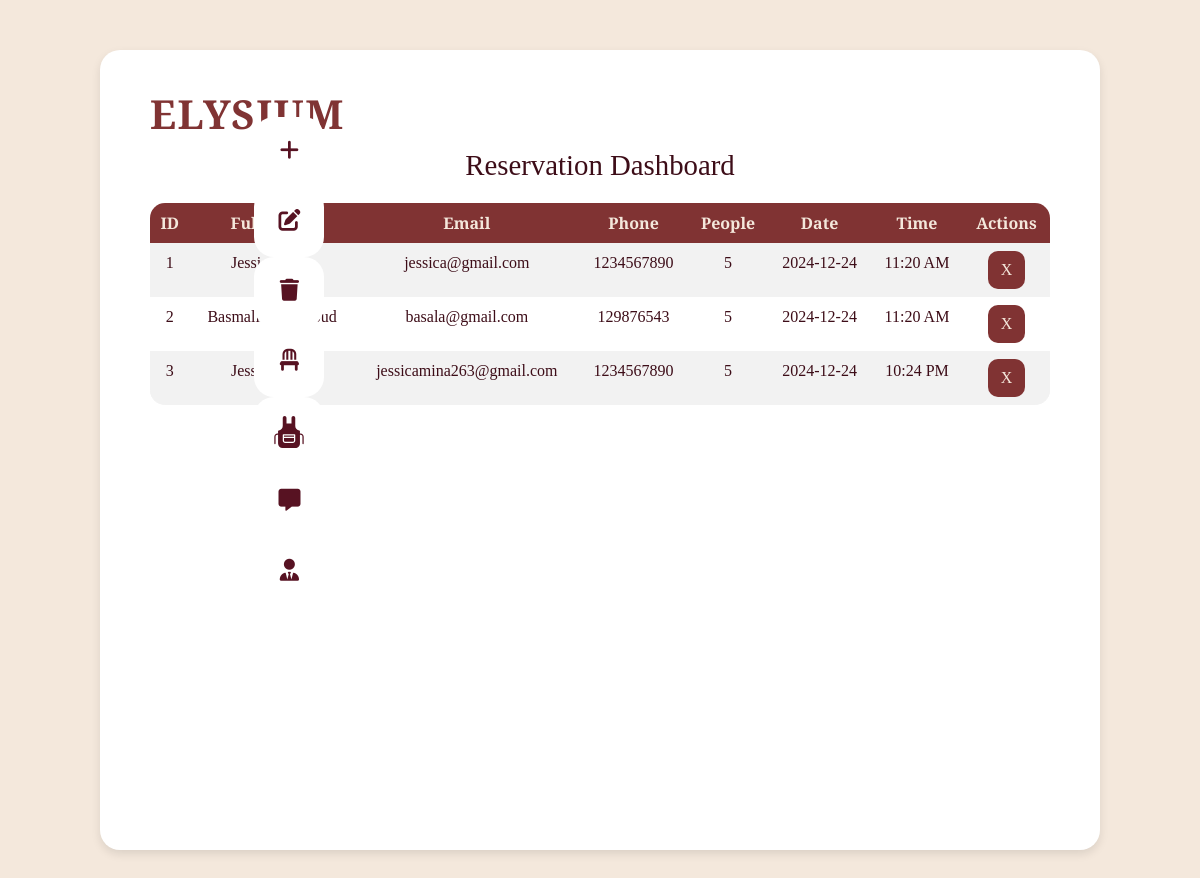
/admin/reserve/reserve.php (signed in), run on the app's committed database.
### tables this page shows
CREATE TABLE `reservations` (
  `id` int(11) NOT NULL,
  `name` varchar(50) NOT NULL,
  `email` varchar(50) NOT NULL,
  `phone` int(11) NOT NULL,
  `people` int(11) NOT NULL,
  `date` date NOT NULL,
  `time` time NOT NULL DEFAULT '00:00:00'
);

### admin/reserve/reserve.php (the view, shortened to what this page needs)
<?php
    $admin_role = $_SESSION['admin_role'];
?>
<!DOCTYPE html>
<html lang="en">
<head>
    <link rel="stylesheet" href="https://cdn.jsdelivr.net/npm/bootstrap@5.3.3/dist/css/bootstrap.min.css">
    <link rel="stylesheet" href="https://cdnjs.cloudflare.com/ajax/libs/font-awesome/6.2.0/css/all.min.css" />
    <link rel="stylesheet" href="style.css">
</head>
<body>
    <div style="display: flex; flex-direction: row;">
        <div style="display: flex; flex-direction: column;" class="divbtns">
            <button id="addButton" class="optionsbtns">
                <i class="fa-solid fa-plus"></i>
            </button>
            <button id="editButton" class="optionsbtns">
                <i class="fa-solid fa-pen-to-square"></i>
            </button>
            <button id="deleteButton" class="optionsbtns">
                <i class="fa-solid fa-trash"></i>
            </button>
            <button class="optionsbtns">
                <i class="fa-solid fa-chair"></i>
            </button>
            <?php if ($admin_role === 'super admin') { ?>
                <button id="employeeButton" class="optionsbtns">
                    <img src="../assets/apron.svg" alt="" style='width: 55%'>
                </button>
            <?php } ?>
            <button id="contactButton" class="optionsbtns">
                <i class="fa-solid fa-message"></i>
            </button>
            <?php if ($admin_role === 'super admin') { ?>
                <button id="adminButton" class="optionsbtns">
                    <i class="fa-solid fa-user-tie"></i>
                </button>
            <?php } ?>
        </div>
        <div class="dashboard-container">
            <div class="header">
                <h1>ELYSIUM</h1>
                <h2 class="title">Reservation Dashboard</h2>
            </div>
            <table class="table table-striped">
                <thead>
                    <tr>
                        <th>ID</th>
                        <th>Full Name</th>
                        <th>Email</th>
                        <th>Phone</th>
                        <th>People</th>
                        <th>Date</th>
                        <th>Time</th>
                        <th>Actions</th>
                    </tr>
                </thead>
                <tbody>
                    <?php
                        $conn = mysqli_connect("localhost", "root", "", "restaurant", 3307, "/opt/lampp/var/mysql/mysql.sock");
                        $sql = "SELECT id ,name, email, phone, people, date, DATE_FORMAT(time, '%h:%i %p') AS formatted_time
                        FROM reservations;";
                        $result = $conn->query($sql);
                        if ($result->num_rows > 0)
                        {
                            while ($row = $result->fetch_assoc())
                            {
                                echo "
                                    <tr>
                                        <td>" . $row['id'] . "</td>
                                        <td>" . $row['name'] . "</td>
                                        <td>" . $row['email'] . "</td>
                                        <td>" . $row['phone'] . "</td>
                                        <td>" . $row['people'] . "</td>
                                        <td>" . $row['date'] . "</td>
                                        <td>" . $row['formatted_time'] . "</td>
                                        <td>
                                            <form method='POST' action='delete_reservation.php' style='display:inline;'>
                                                <input type='hidden' name='id' value='" . $row['id'] . "'>
                                                <button type='submit' class='btn custom-delete-btn' style='background-color: #803333; color: #f4e8dc; border-radius: 10px'>X</button>
                                            </form>
                                        </td>
                                    </tr>";
                            }
                        }
                        else
                        {
                            echo "<tr><td colspan='7' class='text-center'>No reservations found</td></tr>";
                        }
                    ?>
                </tbody>
            </table>
        </div>
</body>
</html>

### admin/reserve/style.css (style rules this page uses)
html { scroll-behavior: smooth; }
body { font-family: 'Playfair Display', serif; background-color: #f4e8dc; color: #3d0d18; margin: 0; padding: 0; }
.dashboard-container { margin: 50px auto; background: white; padding: 40px 50px; border-radius: 20px; width: 90%; max-width: 1000px; height: 800px; box-shadow: 0 4px 10px rgba(0, 0, 0, 0.1); }
.header h1 { font-family: 'Cinzel Decorative', serif; font-size: 2.5rem; color: #803333; text-align: left; margin-bottom: 10px; font-weight: bold; letter-spacing: 1.5px; }
.header h2.title { text-align: center; font-size: 1.8rem; color: #3d0d18; margin-bottom: 20px; }
.table th { background-color: #803333; color: #f4e8dc; border: none; }
.table-striped tbody tr:nth-of-type(odd) { background-color: #f2f2f2; }
.table-striped tbody tr:nth-of-type(even) { background-color: #ffffff; }
.table td, .table th { text-align: center; border: none; }
.table td { color: #3d0d18; }
.table { border-radius: 15px; overflow: hidden; }
.optionsbtns { width: 70px; height: 70px; background-color: white; border: 0; border-radius: 20px; cursor: pointer; transition: background-color 0.3s ease; }
.optionsbtns i { font-size: 22px; color: #571222; }
.divbtns { position: absolute; left: 21.2%; top: 13%; }

### data on the page
reservations: id "1", name "Jessica…", email "jessica@gmail.com", phone "1234567890", people "5", date "2024-12-24", formatted_time "11:20 AM"
reservations: id "2", name "Basmalla…", email "basala@gmail.com", phone "129876543", people "5", date "2024-12-24", formatted_time "11:20 AM"
reservations: id "3", name "Jessica…", email "jessicamina263@gmail.com", phone "1234567890", people "5", date "2024-12-24", formatted_time "10:24 PM"
